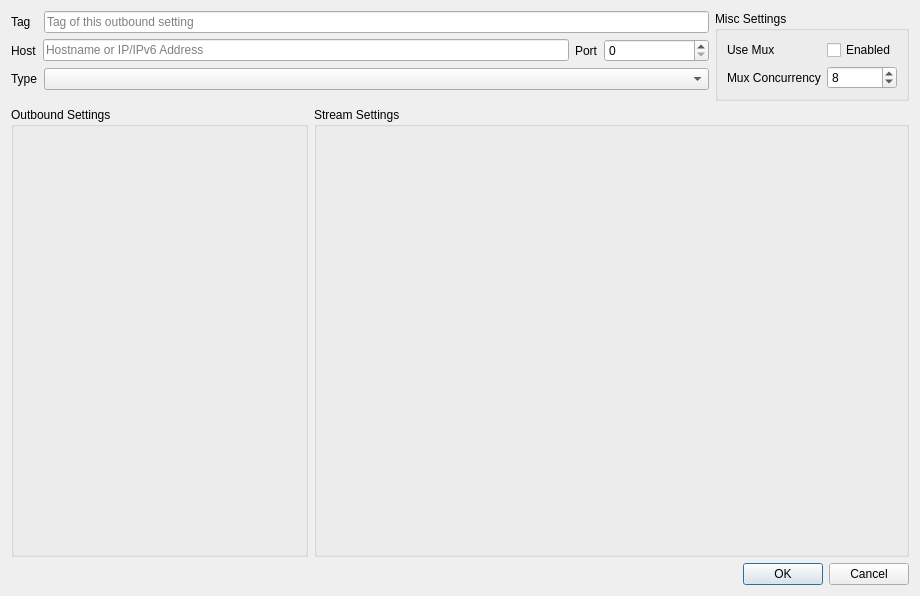
<?xml version="1.0" encoding="UTF-8"?>
<ui version="4.0">
 <class>OutboundEditor</class>
 <widget class="QDialog" name="OutboundEditor">
  <property name="geometry">
   <rect>
    <x>0</x>
    <y>0</y>
    <width>920</width>
    <height>596</height>
   </rect>
  </property>
  <property name="sizePolicy">
   <sizepolicy hsizetype="Preferred" vsizetype="Preferred">
    <horstretch>0</horstretch>
    <verstretch>0</verstretch>
   </sizepolicy>
  </property>
  <property name="minimumSize">
   <size>
    <width>920</width>
    <height>570</height>
   </size>
  </property>
  <property name="windowTitle">
   <string>Edit Connection Settings</string>
  </property>
  <property name="modal">
   <bool>true</bool>
  </property>
  <layout class="QGridLayout" name="gridLayout_4" columnstretch="2,4">
   <item row="1" column="1">
    <widget class="QGroupBox" name="streamSettingsGroupBox">
     <property name="title">
      <string>Stream Settings</string>
     </property>
     <property name="checked">
      <bool>false</bool>
     </property>
     <layout class="QGridLayout" name="gridLayout_3">
      <property name="leftMargin">
       <number>0</number>
      </property>
      <property name="topMargin">
       <number>0</number>
      </property>
      <property name="rightMargin">
       <number>0</number>
      </property>
      <property name="bottomMargin">
       <number>0</number>
      </property>
      <item row="0" column="0">
       <layout class="QGridLayout" name="transportFrame"/>
      </item>
     </layout>
    </widget>
   </item>
   <item row="0" column="0" colspan="2">
    <layout class="QHBoxLayout" name="horizontalLayout_2">
     <item>
      <layout class="QFormLayout" name="formLayout_5">
       <item row="0" column="0">
        <widget class="QLabel" name="ipLabel_3">
         <property name="text">
          <string>Tag</string>
         </property>
        </widget>
       </item>
       <item row="0" column="1">
        <widget class="QLineEdit" name="tagTxt">
         <property name="placeholderText">
          <string>Tag of this outbound setting</string>
         </property>
        </widget>
       </item>
       <item row="2" column="0">
        <widget class="QLabel" name="label_25">
         <property name="text">
          <string>Type</string>
         </property>
        </widget>
       </item>
       <item row="2" column="1">
        <widget class="QComboBox" name="outBoundTypeCombo">
         <property name="sizePolicy">
          <sizepolicy hsizetype="MinimumExpanding" vsizetype="Fixed">
           <horstretch>0</horstretch>
           <verstretch>0</verstretch>
          </sizepolicy>
         </property>
        </widget>
       </item>
       <item row="1" column="0" colspan="2">
        <layout class="QHBoxLayout" name="horizontalLayout_3" stretch="0,5,0,1">
         <item>
          <widget class="QLabel" name="ipLabel">
           <property name="text">
            <string>Host</string>
           </property>
          </widget>
         </item>
         <item>
          <widget class="QLineEdit" name="ipLineEdit">
           <property name="placeholderText">
            <string>Hostname or IP/IPv6 Address</string>
           </property>
          </widget>
         </item>
         <item>
          <widget class="QLabel" name="portLabel">
           <property name="text">
            <string>Port</string>
           </property>
          </widget>
         </item>
         <item>
          <widget class="QSpinBox" name="portSB">
           <property name="maximum">
            <number>65535</number>
           </property>
          </widget>
         </item>
        </layout>
       </item>
      </layout>
     </item>
     <item>
      <widget class="QGroupBox" name="groupBox">
       <property name="title">
        <string>Misc Settings</string>
       </property>
       <layout class="QFormLayout" name="formLayout_8">
        <item row="0" column="0">
         <widget class="QLabel" name="label_32">
          <property name="text">
           <string>Use Mux</string>
          </property>
         </widget>
        </item>
        <item row="0" column="1">
         <widget class="QCheckBox" name="muxEnabledCB">
          <property name="text">
           <string>Enabled</string>
          </property>
         </widget>
        </item>
        <item row="1" column="0">
         <widget class="QLabel" name="label_33">
          <property name="text">
           <string>Mux Concurrency</string>
          </property>
         </widget>
        </item>
        <item row="1" column="1">
         <widget class="QSpinBox" name="muxConcurrencyTxt">
          <property name="minimum">
           <number>1</number>
          </property>
          <property name="maximum">
           <number>1024</number>
          </property>
          <property name="value">
           <number>8</number>
          </property>
         </widget>
        </item>
       </layout>
      </widget>
     </item>
    </layout>
   </item>
   <item row="1" column="0">
    <widget class="QGroupBox" name="outboundSettingWrapper">
     <property name="title">
      <string>Outbound Settings</string>
     </property>
     <layout class="QGridLayout" name="gridLayout">
      <property name="leftMargin">
       <number>0</number>
      </property>
      <property name="topMargin">
       <number>0</number>
      </property>
      <property name="rightMargin">
       <number>0</number>
      </property>
      <property name="bottomMargin">
       <number>0</number>
      </property>
      <item row="0" column="0">
       <widget class="QStackedWidget" name="outboundTypeStackView">
        <property name="sizePolicy">
         <sizepolicy hsizetype="Expanding" vsizetype="Expanding">
          <horstretch>0</horstretch>
          <verstretch>0</verstretch>
         </sizepolicy>
        </property>
        <property name="currentIndex">
         <number>-1</number>
        </property>
       </widget>
      </item>
     </layout>
    </widget>
   </item>
   <item row="2" column="0" colspan="2">
    <widget class="QDialogButtonBox" name="buttonBox">
     <property name="orientation">
      <enum>Qt::Horizontal</enum>
     </property>
     <property name="standardButtons">
      <set>QDialogButtonBox::Cancel|QDialogButtonBox::Ok</set>
     </property>
    </widget>
   </item>
  </layout>
 </widget>
 <tabstops>
  <tabstop>tagTxt</tabstop>
  <tabstop>ipLineEdit</tabstop>
  <tabstop>portSB</tabstop>
  <tabstop>outBoundTypeCombo</tabstop>
  <tabstop>muxEnabledCB</tabstop>
  <tabstop>muxConcurrencyTxt</tabstop>
 </tabstops>
 <resources/>
 <connections>
  <connection>
   <sender>buttonBox</sender>
   <signal>accepted()</signal>
   <receiver>OutboundEditor</receiver>
   <slot>accept()</slot>
   <hints>
    <hint type="sourcelabel">
     <x>601</x>
     <y>586</y>
    </hint>
    <hint type="destinationlabel">
     <x>157</x>
     <y>274</y>
    </hint>
   </hints>
  </connection>
  <connection>
   <sender>buttonBox</sender>
   <signal>rejected()</signal>
   <receiver>OutboundEditor</receiver>
   <slot>reject()</slot>
   <hints>
    <hint type="sourcelabel">
     <x>669</x>
     <y>586</y>
    </hint>
    <hint type="destinationlabel">
     <x>286</x>
     <y>274</y>
    </hint>
   </hints>
  </connection>
 </connections>
</ui>
